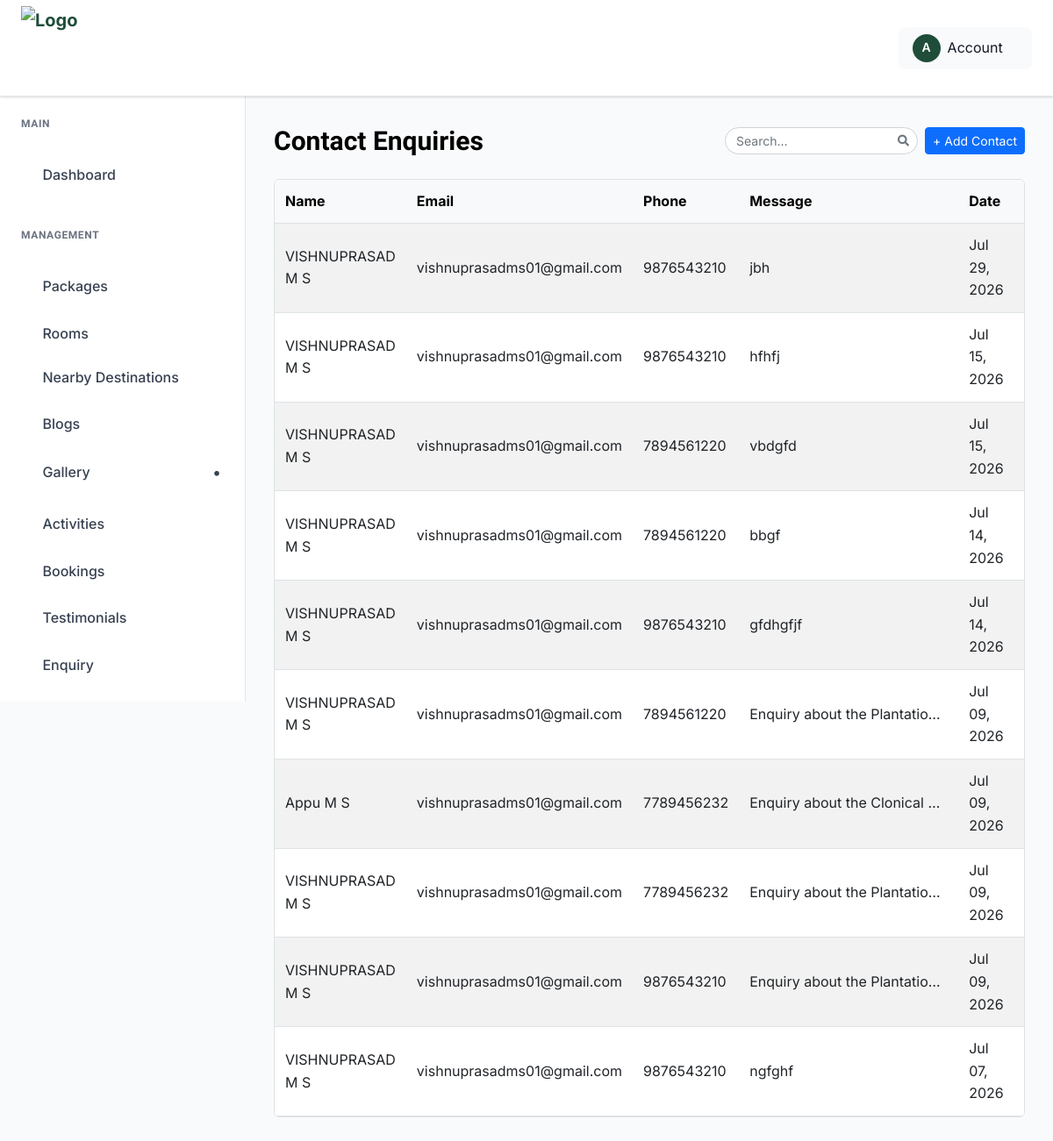
/enquiries/, run on an earlier commit of the app's database.
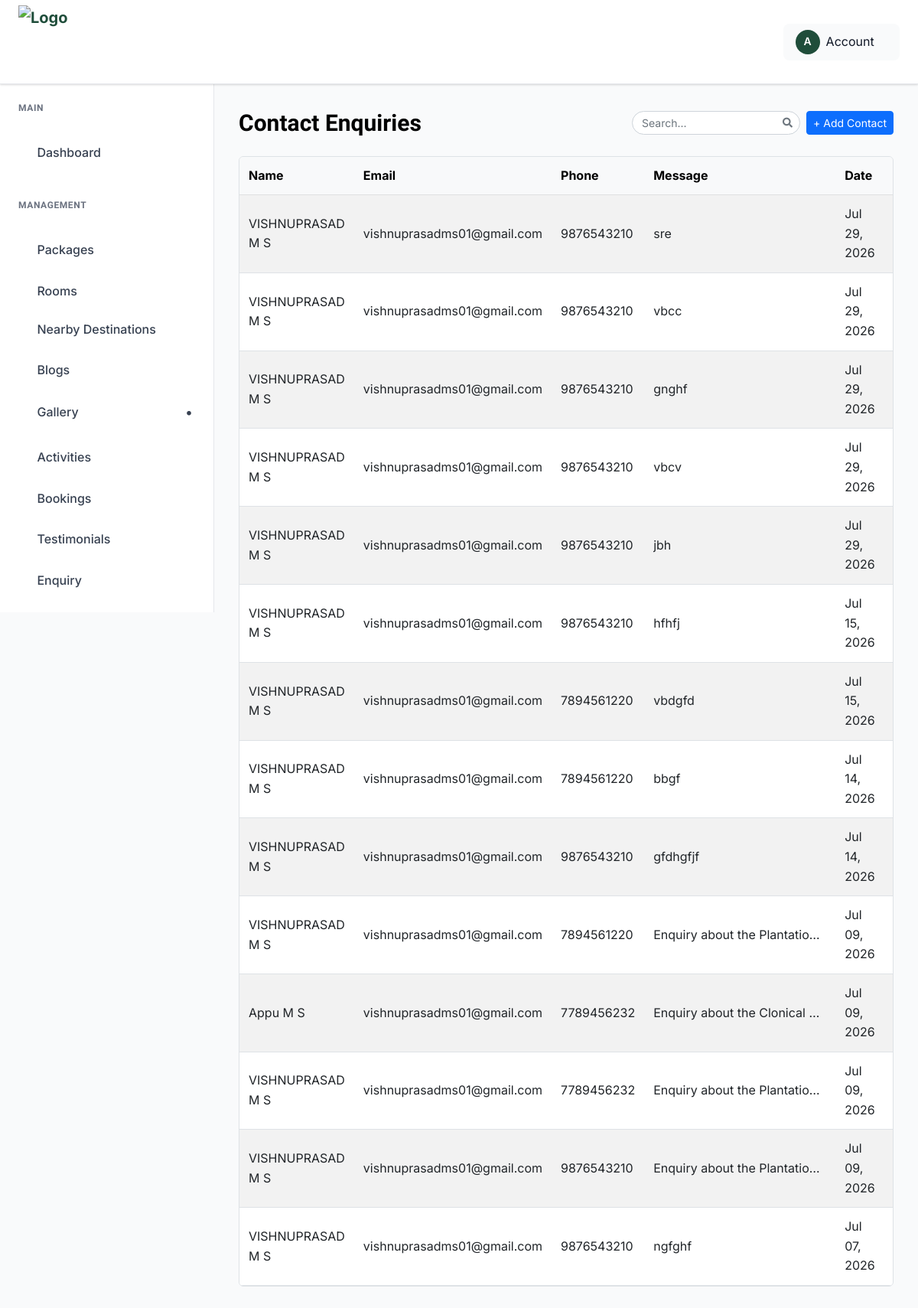
And on a later commit of the database.
### ambadyestate_app/models.py (models this page shows, shortened)
class Contact(models.Model):
    first_name = models.CharField(max_length=100)
    last_name = models.CharField(max_length=100)
    phone_number = models.CharField(max_length=20, blank=True, null=True)
    email = models.EmailField()
    message = models.TextField()
    created_at = models.DateTimeField(auto_now_add=True)
    class Meta:
        ordering = ["-created_at"]
        verbose_name = "Contact Enquiry"
        verbose_name_plural = "Contact Enquiries"
    @property
    def full_name(self):
        return f"{self.first_name} {self.last_name}"

### ambadyestate_app/views.py (the view)
# urls.py: path("enquiries/", views.enquiry_list, name="enquiry_list"),
def enquiry_list(request, add_form=None):
    enquiries = Contact.objects.all().order_by("-created_at")
    if add_form is None:
        add_form = ContactForm()
    return render(request, "admin_pages/enquiry_list.html", {
        "enquiries": enquiries,
        "add_form": add_form,
    })

### ambadyestate_app/forms.py
class ContactForm(forms.ModelForm):
    class Meta:
        model = Contact
        fields = ["first_name", "last_name", "phone_number", "email", "message"]
        widgets = {
            "first_name": forms.TextInput(attrs={"placeholder": "First Name", "class": "form-control"}),
            "last_name": forms.TextInput(attrs={"placeholder": "Last Name", "class": "form-control"}),
            "phone_number": forms.TextInput(attrs={"placeholder": "Phone Number", "class": "form-control"}),
            "email": forms.EmailInput(attrs={"placeholder": "Email Address", "class": "form-control"}),
            "message": forms.Textarea(attrs={"placeholder": "Send Message", "class": "form-control", "rows": 5}),
        }

### templates/admin_pages/enquiry_list.html (shortened to what this page needs)
{% extends "admin_pages/base.html" %}
{% load static %}
{% block content %}
<div class="dashboard__form__wraper">
    <div class="create__course__title mb-4 d-flex flex-wrap justify-content-between align-items-center gap-2">
        <h4 class="mb-0">Contact Enquiries</h4>
        <div class="d-flex align-items-center gap-2 ms-auto">
            <div class="search-box">
                <input type="text" id="contactSearchInput" class="form-control form-control-sm" placeholder="Search...">
            </div>
            <button type="button" class="btn btn-sm btn-primary" data-bs-toggle="modal" data-bs-target="#addContactModal">
                + Add Contact
            </button>
        </div>
    </div>
    <div class="custom-table-container">
        <table class="table table-striped table-hover align-middle">
            <thead class="table-light">
                <tr>
                    <th scope="col">Name</th>
                    <th scope="col">Email</th>
                    <th scope="col">Phone</th>
                    <th scope="col">Message</th>
                    <th scope="col">Date</th>
                    <th scope="col" class="text-center">Actions</th>
                </tr>
            </thead>
            <tbody id="contacts-table-body">
                {% for enquiry in enquiries %}
                <tr class="contact-row" data-id="{{ enquiry.pk }}">
                    <td>{{ enquiry.full_name }}</td>
                    <td>{{ enquiry.email }}</td>
                    <td>{{ enquiry.phone_number|default:"-" }}</td>
                    <td class="description-cell">{{ enquiry.message|truncatechars:30 }}</td>
                    <td>{{ enquiry.created_at|date:"M d, Y" }}</td>
                    <td class="text-center">
                    </td>
                </tr>
                {% empty %}
                <tr>
                    <td colspan="6" class="text-center py-4">
                        <p class="text-muted">No enquiries found.</p>
                    </td>
                </tr>
                {% endfor %}
            </tbody>
        </table>
    </div>
</div>
{% endblock %}

### templates/admin_pages/base.html (shortened to what this page needs)
{% load static %}
<!doctype html>
<html class="no-js" lang="en">
<head>
    <link rel="stylesheet" href="https://cdnjs.cloudflare.com/ajax/libs/toastr.js/latest/toastr.min.css">
     <link href="https://cdnjs.cloudflare.com/ajax/libs/font-awesome/5.15.4/css/all.min.css" rel="stylesheet">
    <link rel="stylesheet" href="{% static 'admin-static/assets/css/bootstrap.min.css' %}">
    <link rel="stylesheet" href="{% static 'admin-static/assets/css/icofont.min.css' %}">
    <link rel="stylesheet" href="{% static 'admin-static/assets/css/style.css' %}">
</head>
<body>
    <header class="dashboard-header">
        <div class="header-left">
            <a href="/" class="logo">
    <img src="{% static 'ambadyestate-main/ambady-g.png' %}" alt="Logo">
</a>
        </div>
        <div class="header-right">
           <div class="user-profile-dropdown">
    <div class="user-profile-toggle">
        <div class="user-avatar">A</div>
        <span>Account</span>
        <i class="icofont-simple-down"></i>
    </div>
</div>
        </div>
    </header>
    <aside class="dashboard-sidebar" id="dashboardSidebar">
        <div class="sidebar-content">
            <div class="sidebar-section">
                <h6 class="sidebar-title">Main</h6>
                <ul class="sidebar-menu">
                <li>
    <a href="{% url 'ambadyestate_app:dashboard' %}" class="{% if request.resolver_match.url_name == 'dashboard' %}active{% endif %}">
        <i class="icofont-dashboard"></i>
        Dashboard
    </a>
</li>
                </ul>
            </div>
            <div class="sidebar-section">
                <h6 class="sidebar-title">Management</h6>
                <ul class="sidebar-menu">
                    <li>
    <li>
    <a href="{% url 'ambadyestate_app:package_list' %}" class="{% if request.resolver_match.url_name == 'package_list' %}active{% endif %}">
    <i class="icofont-box"></i>
    Packages
</a>
</li>
    <a href="{% url 'ambadyestate_app:room_list' %}" class="{% if request.resolver_match.url_name == 'room_list' %}active{% endif %}">
        <i class="icofont-bed"></i>
        Rooms
    </a>
</li>
                  <li>
    <a href="{% url 'ambadyestate_app:nearby_destination_list' %}" class="{% if request.path == '/nearby-destinations/' %}active{% endif %}">
        <i class="icofont-map-pins"></i>
        Nearby Destinations
    </a>
</li>
                    <li>
    <a href="{% url 'ambadyestate_app:blog_list' %}" class="{% if request.resolver_match.url_name == 'blog_list' %}active{% endif %}">
    <i class="icofont-newspaper"></i>
    Blogs
</a>
</li>
<li class="has-dropdown">
    <a href="#">
        <i class="icofont-picture"></i>
        Gallery
    </a>
</li>
                     <li>
    <a href="{% url 'ambadyestate_app:activity_list' %}" class="{% if request.resolver_match.url_name == 'activity_list' %}active{% endif %}">
        <i class="icofont-tree"></i>
        Activities
    </a>
</li>
<li>
    <a href="{% url 'ambadyestate_app:reservation_list' %}" class="{% if request.path == '/reservations/' %}active{% endif %}">
        <i class="icofont-calendar"></i>
        Bookings
    </a>
</li>
                    <li>
    <a href="{% url 'ambadyestate_app:testimonial_list' %}" class="{% if request.resolver_match.url_name == 'testimonial_list' %}active{% endif %}">
    <i class="icofont-quote-left"></i>
    Testimonials
</a>
</li>
<li>
    <a href="{% url 'ambadyestate_app:enquiry_list' %}" class="{% if request.path == '/enquiries/' %}active{% endif %}">
        <i class="icofont-envelope"></i>
        Enquiry
    </a>
</li>
                </ul>
            </div>
        </div>
    </aside>
    <main class="dashboard-main">
        <div class="dashboard-content">
            {% block content %}{% endblock %}
        </div>
    </main>
</body>
</html>

### templates/admin_pages/base.html (style rules this page uses)
.search-box { width: 220px; position: relative; transition: all 0.3s ease; }
.search-box input { width: 100%; border-radius: 20px; padding-left: 12px; padding-right: 32px; font-size: 14px; transition: all 0.2s ease; }
.search-box::after { content: "\f002"; font-family: "Font Awesome 5 Free"; font-weight: 900; position: absolute; right: 10px; top: 50%; transform: translateY(-50%); color: #6c757d; pointer-events: none; font-size: 13px; }

### templates/admin_pages/enquiry_list.html (style rules this page uses)
.custom-table-container { width: 100%; overflow-x: auto; -webkit-overflow-scrolling: touch; border: 1px solid #dee2e6; border-radius: 0.375rem; background: white; margin-bottom: 1rem; }
.custom-table-container table { min-width: 700px; width: 100%; margin-bottom: 0; }
.description-cell { max-width: 250px; overflow: hidden; text-overflow: ellipsis; white-space: nowrap; }
.custom-table-container .table th, .custom-table-container .table td { vertical-align: middle; padding: 0.75rem; }

What changed in the data, as far as the page shows it:
added Contact: full_name "VISHNUPRASAD M S", email "vishnuprasadms01@gmail.com", phone_number "9876543210", message "sre", created_at "Jul 29, 2026"
added Contact: full_name "VISHNUPRASAD M S", email "vishnuprasadms01@gmail.com", phone_number "9876543210", message "vbcc", created_at "Jul 29, 2026"
added Contact: full_name "VISHNUPRASAD M S", email "vishnuprasadms01@gmail.com", phone_number "9876543210", message "gnghf", created_at "Jul 29, 2026"
added Contact: full_name "VISHNUPRASAD M S", email "vishnuprasadms01@gmail.com", phone_number "9876543210", message "vbcv", created_at "Jul 29, 2026"
